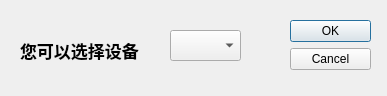
<?xml version="1.0" encoding="UTF-8"?>
<ui version="4.0">
 <class>Dialog</class>
 <widget class="QDialog" name="Dialog">
  <property name="geometry">
   <rect>
    <x>0</x>
    <y>0</y>
    <width>387</width>
    <height>96</height>
   </rect>
  </property>
  <property name="windowTitle">
   <string>Dialog</string>
  </property>
  <widget class="QDialogButtonBox" name="buttonBox">
   <property name="geometry">
    <rect>
     <x>290</x>
     <y>20</y>
     <width>81</width>
     <height>241</height>
    </rect>
   </property>
   <property name="orientation">
    <enum>Qt::Vertical</enum>
   </property>
   <property name="standardButtons">
    <set>QDialogButtonBox::Cancel|QDialogButtonBox::Ok</set>
   </property>
  </widget>
  <widget class="QLabel" name="label">
   <property name="geometry">
    <rect>
     <x>20</x>
     <y>40</y>
     <width>131</width>
     <height>21</height>
    </rect>
   </property>
   <property name="font">
    <font>
     <family>等线</family>
     <pointsize>13</pointsize>
     <bold>true</bold>
    </font>
   </property>
   <property name="text">
    <string>您可以选择设备</string>
   </property>
  </widget>
  <widget class="QComboBox" name="comboBox">
   <property name="geometry">
    <rect>
     <x>170</x>
     <y>30</y>
     <width>71</width>
     <height>31</height>
    </rect>
   </property>
  </widget>
 </widget>
 <resources/>
 <connections>
  <connection>
   <sender>buttonBox</sender>
   <signal>accepted()</signal>
   <receiver>Dialog</receiver>
   <slot>accept()</slot>
   <hints>
    <hint type="sourcelabel">
     <x>248</x>
     <y>254</y>
    </hint>
    <hint type="destinationlabel">
     <x>157</x>
     <y>274</y>
    </hint>
   </hints>
  </connection>
  <connection>
   <sender>buttonBox</sender>
   <signal>rejected()</signal>
   <receiver>Dialog</receiver>
   <slot>reject()</slot>
   <hints>
    <hint type="sourcelabel">
     <x>316</x>
     <y>260</y>
    </hint>
    <hint type="destinationlabel">
     <x>286</x>
     <y>274</y>
    </hint>
   </hints>
  </connection>
 </connections>
</ui>
